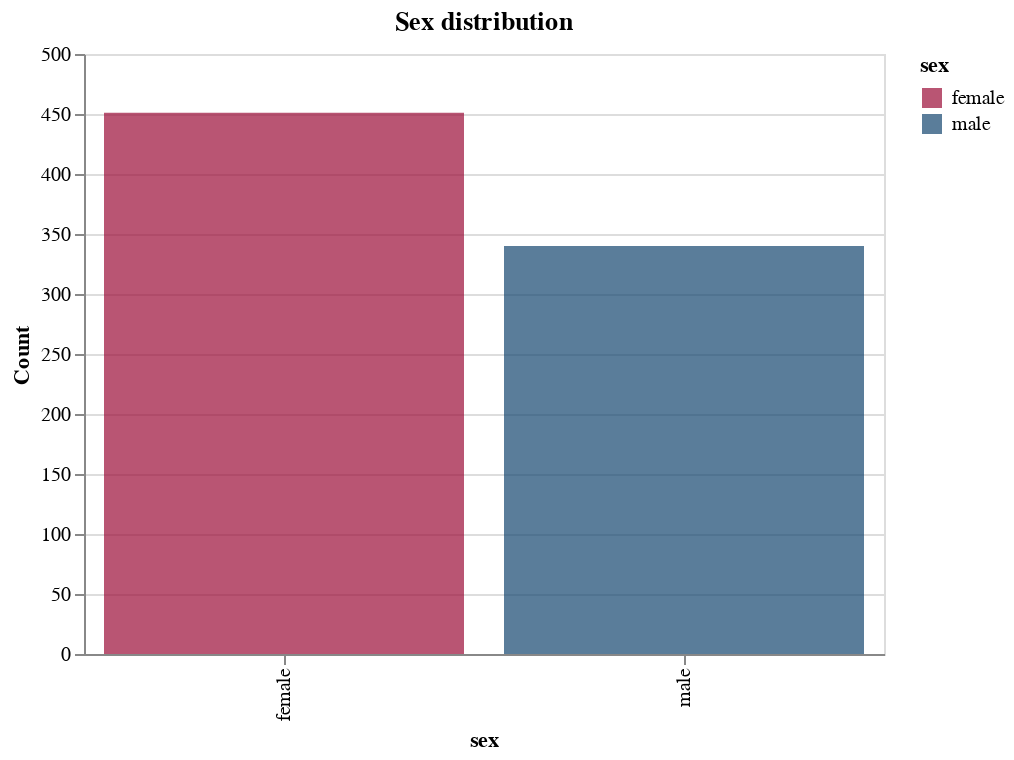

The cell this chart's notebook holds for it:
### Code cell
scale = alt.Scale(domain=['female', 'male'],
                  range=['#9c0d38', '#14476F'])

chart = alt.Chart(unique_individuals).mark_bar().encode(
    x=alt.Y('participantSex:N',
        axis=alt.Axis(title="sex")
    ),
    y=alt.Y('count():Q',
        axis=alt.Axis(title="Count")
    ),
    color=alt.Color('participantSex', legend=alt.Legend(title='sex'), scale=scale),
    opacity=alt.value(0.7),
    
).properties(
    title='Sex distribution')

chart

### Figure 1 — Vega-Lite specification as saved in the notebook (floating-point values rounded to 4 significant figures; data arrays with more than 128 entries replaced by an {"elided": "..."} marker saying what was removed)
{"$schema": "https://vega.github.io/schema/vega-lite/v2.6.0.json", "config": {"view": {"height": 300, "width": 400}}, "data": {"name": "data-5fe3fb7f9e204ad603cc35b8bf1cceb5"}, "datasets": {"data-5fe3fb7f9e204ad603cc35b8bf1cceb5": {"elided": "791 records"}}, "encoding": {"color": {"field": "participantSex", "legend": {"title": "sex"}, "scale": {"domain": ["female", "male"], "range": ["#9c0d38", "#14476F"]}, "type": "nominal"}, "opacity": {"value": 0.7}, "x": {"axis": {"title": "sex"}, "field": "participantSex", "type": "nominal"}, "y": {"aggregate": "count", "axis": {"title": "Count"}, "type": "quantitative"}}, "mark": "bar", "title": "Sex distribution"}
